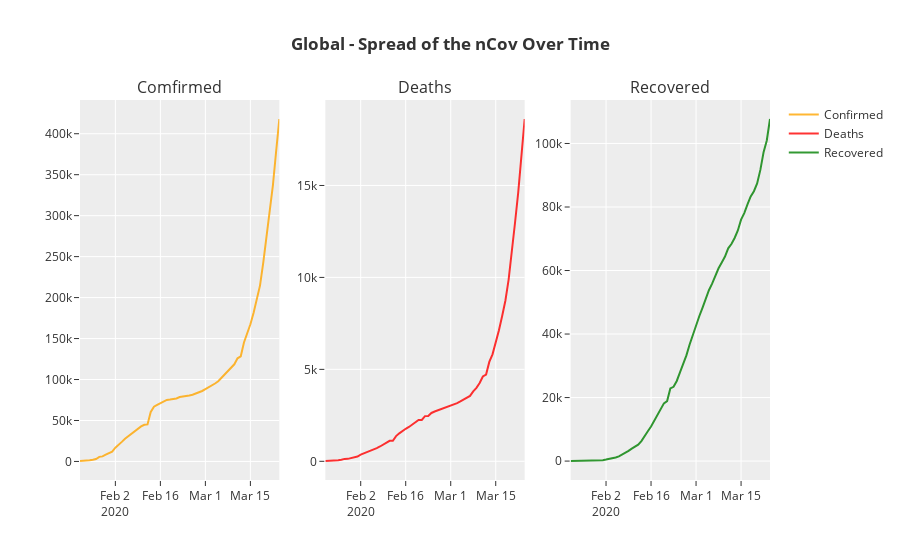

Notebook code for this chart:
### Markdown cell above
## Global Spread Over Time

### Code cell
global_data_over_time = date_wise_data.groupby('Date')['Confirmed','Deaths','Recovered'].sum().reset_index()

scatterPlotCasesOverTime(global_data_over_time, "<b>Global</b>")
